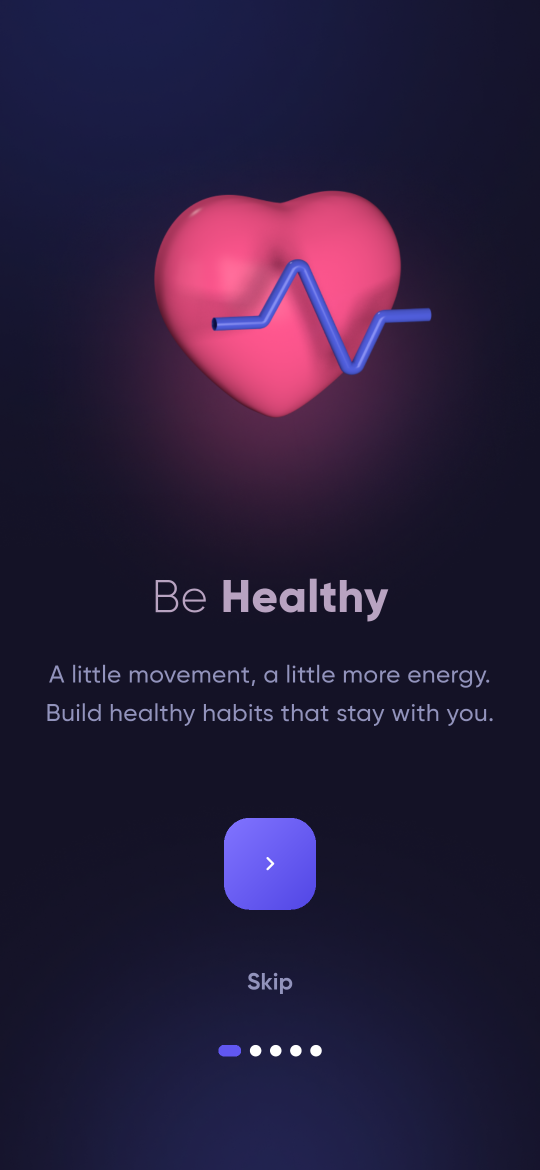
#> input picture docs/screenshots/01_onboarding_1.png, 1080 x 2340 px (shown at 1/2 size); its folder holds 8 pictures in this run
$ python make_preview.py
#> lines starting #> are read from the running program, lines starting #| are printed output that depends on the picture
"""Arrange genuine emulator screenshots for documentation and visual review."""
from pathlib import Path
from PIL import Image, ImageDraw, ImageFont

ROOT = Path(__file__).resolve().parents[1]
SHOTS = ROOT / 'docs' / 'screenshots'
FONT = ImageFont.truetype('C:/Windows/Fonts/segoeui.ttf', 15)


def sheet(names, output, columns=4, width=230):
    height = round(width * 2340 / 1080)
    rows = (len(names) + columns - 1) // columns
    board = Image.new('RGB', (columns * (width + 22) + 22,
                             rows * (height + 48) + 22), '#141127')
    draw = ImageDraw.Draw(board)
    for i, name in enumerate(names):
        x, y = 22 + i % columns * (width + 22), 22 + i // columns * (height + 48)
        with Image.open(SHOTS / name) as source:
            board.paste(source.convert('RGB').resize((width, height), Image.Resampling.LANCZOS), (x, y))
        draw.text((x, y + height + 8), Path(name).stem, fill='#d2cfee', font=FONT)
    board.save(output, quality=92)


if __name__ == '__main__':
    files = sorted(p.name for p in SHOTS.glob('*.png') if p.name[0].isdigit())
    for page, start in enumerate(range(0, len(files), 10), 1):
        sheet(files[start:start + 10], ROOT / 'tool' / f'qa_{page}.jpg')
#> in sheet, `board = Image.new('RGB', (columns * (width + 22) + 22, rows * (height ..`:
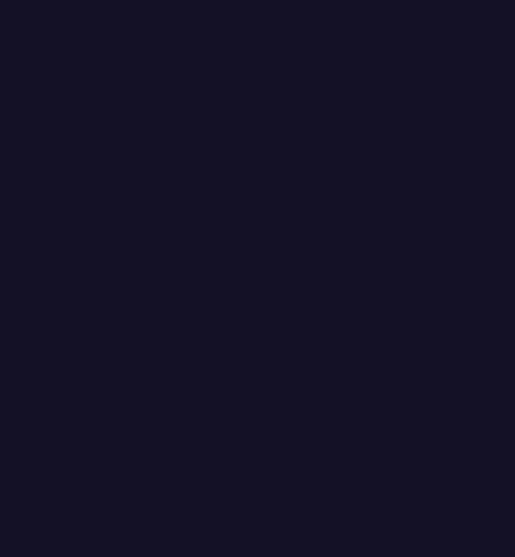
#> board: PIL image 1030x1114 RGB (shown at 1/2 size); mean R, G, B 20, 17, 39
#> in sheet, source is the input picture: PIL image 1080x2340 RGBA; mean R, G, B, A 40.5, 28.6, 58.7, 255
#> in sheet, `board.paste(source.convert('RGB').resize((width, height), Image.Resamp..`:
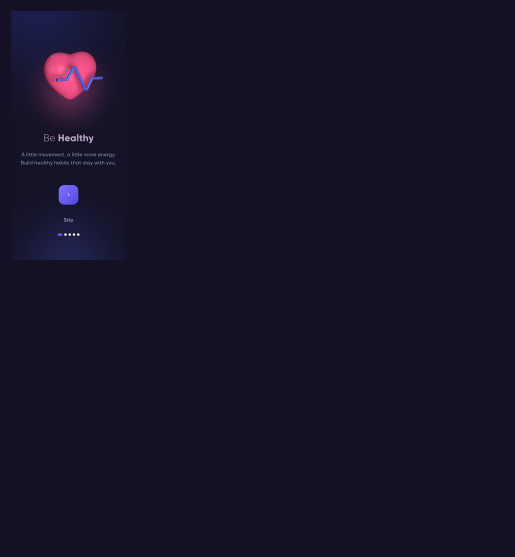
#> board: PIL image 1030x1114 RGB (shown at 1/2 size); mean R, G, B 22, 18.2, 41
#> in sheet, `board.save(output, quality=92)`:
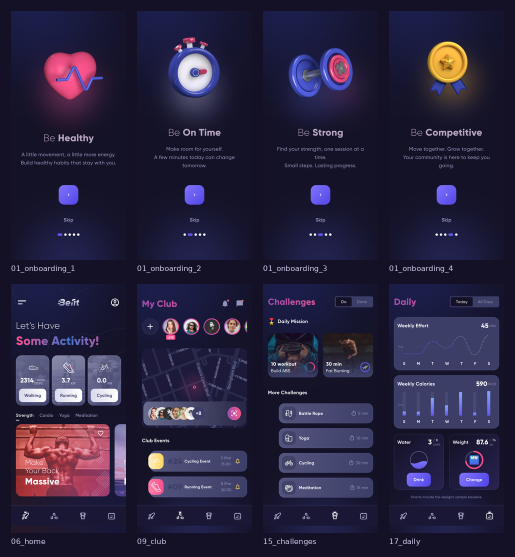
#> saved as qa_1.jpg: PIL image 1030x1114 RGB (shown at 1/2 size); mean R, G, B 41.1, 35.5, 63.7
    sheet(['06_home.png', '09_club.png', '15_challenges.png',
           '17_daily.png', '19_workout.png', '30_profile.png'],
          SHOTS / 'overview.jpg', columns=3, width=260)
#> call 2 of sheet, with columns = 3, width = 260
#> in sheet (call 2), `board = Image.new('RGB', (columns * (width + 22) + 22, rows * (height ..`:
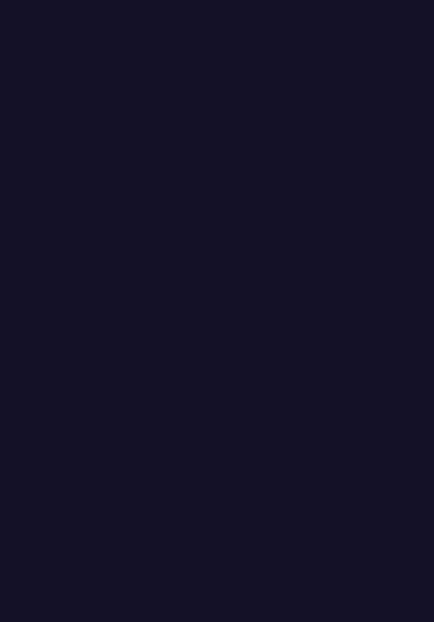
#> board: PIL image 868x1244 RGB (shown at 1/2 size); mean R, G, B 20, 17, 39
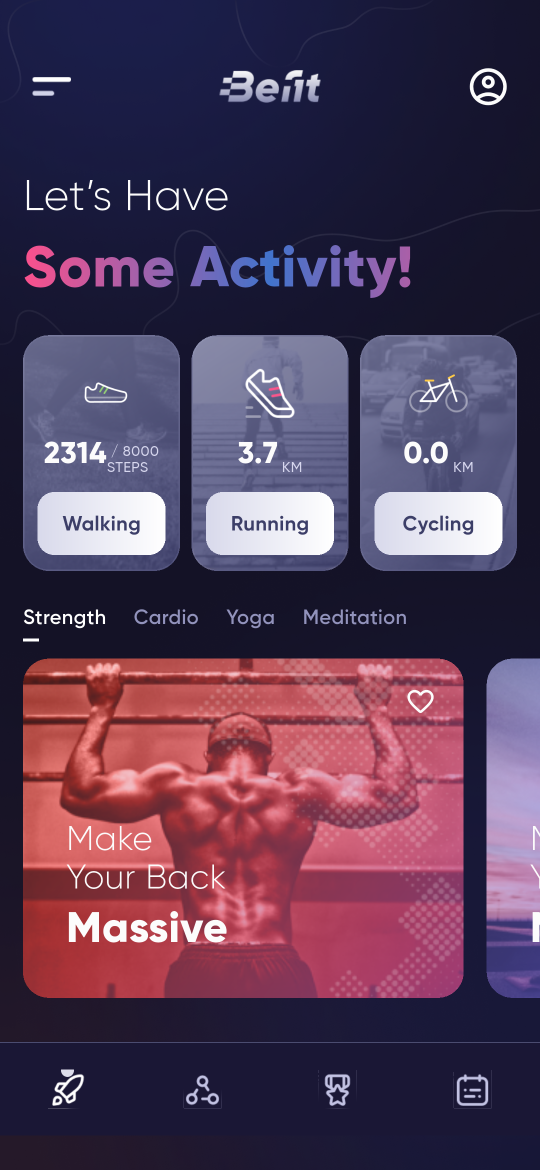
#> input picture docs/screenshots/06_home.png, 1080 x 2340 px (shown at 1/2 size)
#> in sheet, source is the input picture: PIL image 1080x2340 RGBA; mean R, G, B, A 84.7, 60.4, 87.1, 255
#> in sheet (call 2), `board.paste(source.convert('RGB').resize((width, height), Image.Resamp..`:
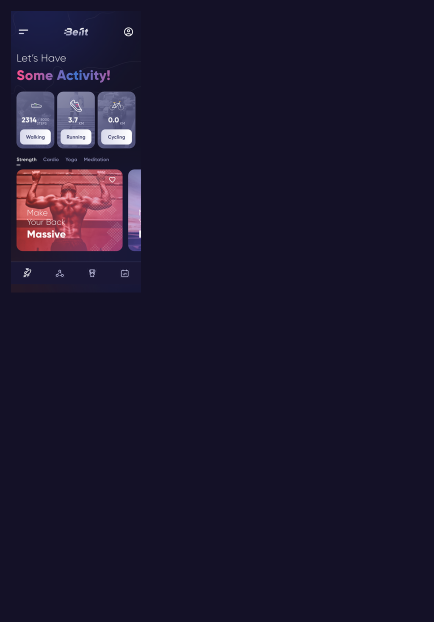
#> board: PIL image 868x1244 RGB (shown at 1/2 size); mean R, G, B 28.8, 22.9, 45.5
#> pass 2 of the loop in sheet, `for i, name in enumerate(names):`:
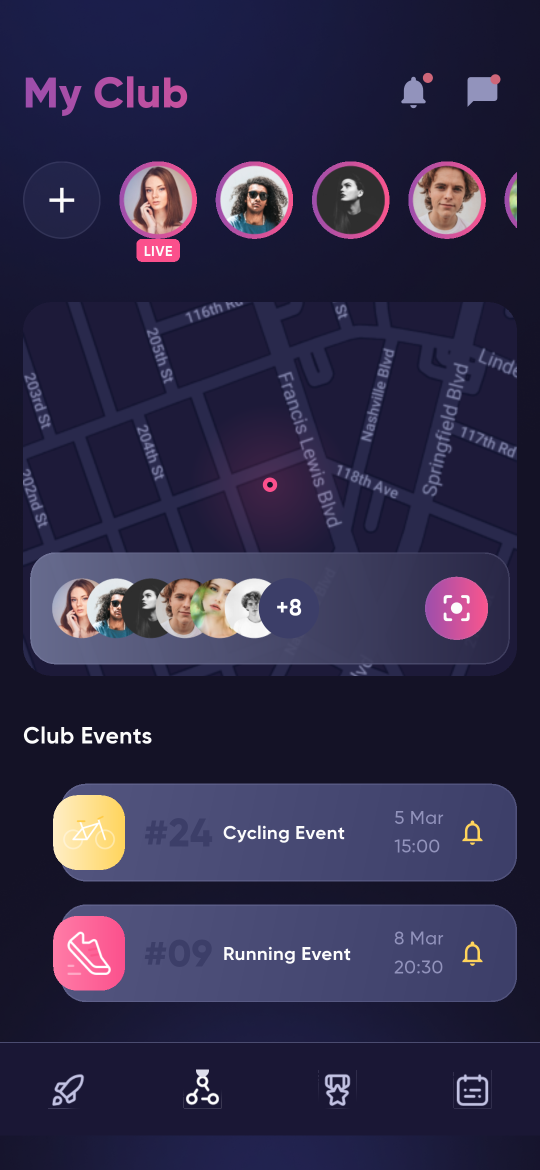
#> input picture docs/screenshots/09_club.png, 1080 x 2340 px (shown at 1/2 size)
#> in sheet, source is the input picture: PIL image 1080x2340 RGBA; mean R, G, B, A 48.3, 43.6, 73.3, 255
#> in sheet (call 2), `board.paste(source.convert('RGB').resize((width, height), Image.Resamp..`:
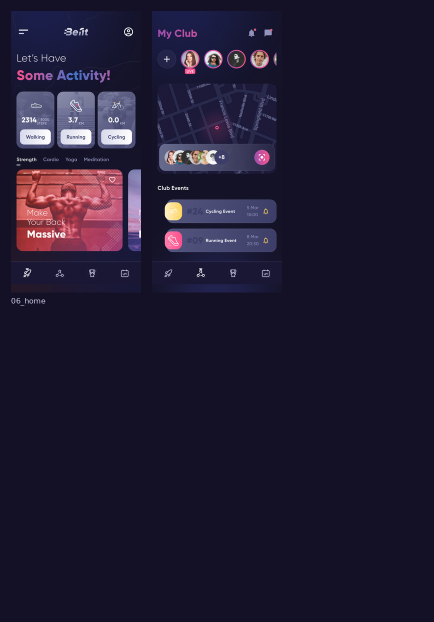
#> board: PIL image 868x1244 RGB (shown at 1/2 size); mean R, G, B 32.6, 26.5, 50.2
#> pass 3 of the loop in sheet, `for i, name in enumerate(names):`:
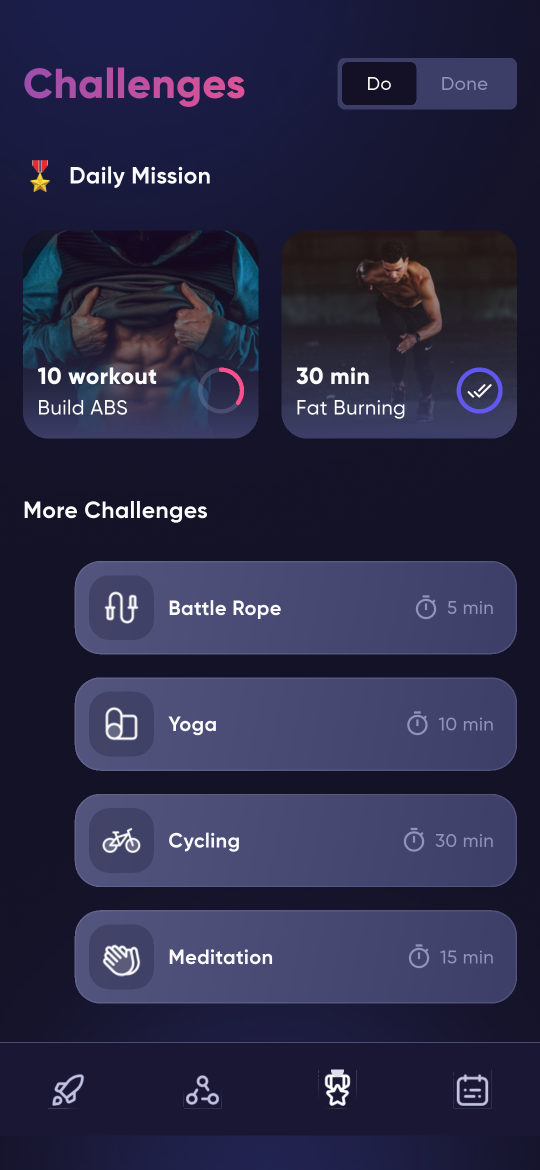
#> input picture docs/screenshots/15_challenges.png, 1080 x 2340 px (shown at 1/2 size)
#> in sheet, source is the input picture: PIL image 1080x2340 RGBA; mean R, G, B, A 43.1, 42.2, 71.8, 255
#> in sheet (call 2), `board.paste(source.convert('RGB').resize((width, height), Image.Resamp..`:
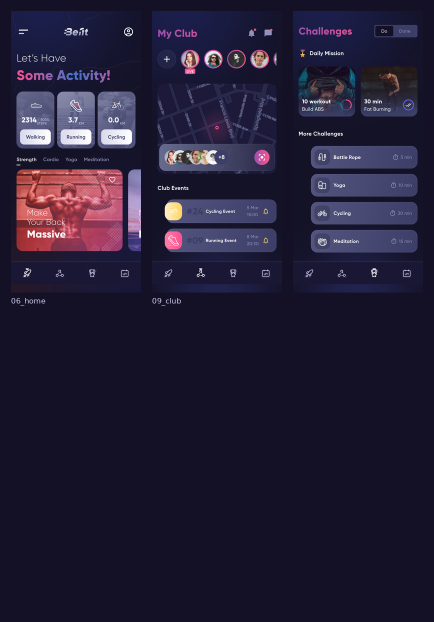
#> board: PIL image 868x1244 RGB (shown at 1/2 size); mean R, G, B 35.8, 30, 54.7
#> the loop made 5 passes; the first 3 are shown
#> (the run stopped early here; a loop or call above may not have finished)
